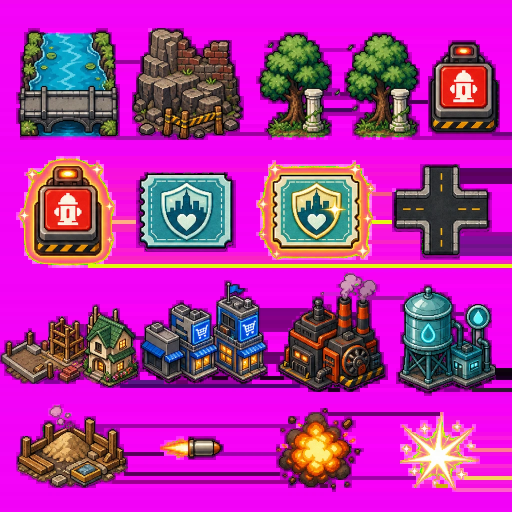
#> input picture qa/forensic-city/assets__sheet-2.webp, 1024 x 1024 px (shown at 1/2 size)
$ python -i sprite_pipeline.py   (imports and definitions only)
#> lines starting #> are read from the running program, lines starting #| are printed output that depends on the picture
"""Semantic sprite demand, batching, audit, and atlas helpers.

The image provider is deliberately kept at the *visual* part of the pipeline.
This module owns the contract around it:

``DesignContract -> runtime consumers -> SpriteDemandManifest -> BatchSpec``

Every generated cell has one semantic state.  The provider may still return a
2x2/2x4/4x4 image, but the returned image is treated as an intermediate batch
and is never the runtime contract.  Runtime code consumes the semantic
manifest, while the atlas coordinates remain an implementation detail.
"""
from __future__ import annotations

import hashlib
import io
import re
from collections import defaultdict, deque
from dataclasses import dataclass, field
from typing import Any, Iterable, Mapping, Sequence


SPRITE_DEMAND_SCHEMA_VERSION = "sprite-demand/v1"
FRAME_AUDIT_SCHEMA_VERSION = "frame-audit/v1"

# UI 覆盖物(血条/文字横幅/名牌/数值)是运行时 HUD 的职责。设计描述把它们写进
# 精灵格要求后,图像模型会往素材里烙字,随后又被评审的 no-text 规则判死——
# 第十二轮(2026-07-19,三线守望)boss.idle 先因"缺抗性横幅"被要求重画、加字后
# 又因 text_present 挂掉,修复循环因此永不收敛。生成提示词、修复提示词与评审
# 契约三侧共用这一份剥离规则,矛盾标准从源头消失。
_UI_OVERLAY_PATTERN = re.compile(
    r"(health\s*bar|hp\s*bar|mana\s*bar|stamina\s*bar|status\s*bar|progress\s*bar|"
    r"text\s*(banner|label|overlay)|resistance\s*(banner|text)|name\s*(tag|plate|label)|"
    r"floating\s*(text|number)|damage\s*number|caption|watermark|tooltip|hud\b|ui\s*overlay|"
    r"血条|体力条|文字|字样|标注|标签|横幅|名牌|数值|气泡)",
    re.IGNORECASE,
)


# [13 lines left out: function strip_ui_overlay_demands, not called in this run]


def _slug(value: Any, fallback: str = "sprite") -> str:
    text = re.sub(r"[^a-z0-9]+", "_", str(value or "").strip().lower()).strip("_")
    return (text or fallback)[:64]


def _semantic_id(object_name: Any, state: Any, fallback: str = "sprite") -> str:
    return f"{_slug(object_name, fallback)}.{_slug(state, 'default')}"


# [8 lines left out: function _jsonable, not called in this run]


@dataclass(frozen=True)
class SpriteDemand:
    """One requested semantic frame.

    ``frame_id`` is the stable local key used inside a sheet.  It is not used
    by gameplay code directly; ``semantic_id`` is the public identity.
    """

    semantic_id: str
    frame_id: str
    object_name: str
    state: str
    consumer_refs: tuple[str, ...] = ()
    required: bool = True
    animated: bool = False
    batch_group: str = ""
    expected_object_count: int = 1
    variant_strategy: str = "generated"
    anchor: tuple[float, float] = (0.5, 1.0)
    style_group: str = "default"
    metadata: Mapping[str, Any] = field(default_factory=dict)

    # [16 lines left out: function to_dict, not called in this run]


@dataclass(frozen=True)
class BatchSpec:
    """A homogeneous provider request and deterministic cell layout."""

    batch_id: str
    group: str
    semantic_ids: tuple[str, ...]
    rows: int
    columns: int
    cell_width: int = 256
    cell_height: int = 256
    padding: int = 0
    style_group: str = "default"

    @property
    def width(self) -> int:
        return self.columns * self.cell_width + max(0, self.columns - 1) * self.padding

    @property
    def height(self) -> int:
        return self.rows * self.cell_height + max(0, self.rows - 1) * self.padding

    # [18 lines left out: functions frame_index, to_dict, not called in this run]


@dataclass(frozen=True)
class CellRegenerationSpec:
    """A retry for exactly one failed semantic cell.

    The original batch is retained as immutable evidence; references are only
    successful peers from that same batch, so a repair cannot silently drift
    to another visual family or contract revision.
    """

    semantic_id: str
    source_batch: BatchSpec
    reference_semantic_ids: tuple[str, ...] = ()
    failed_checks: tuple[str, ...] = ()
    style_bible: Mapping[str, Any] = field(default_factory=dict)
    contract_hash: str | None = None

    # [17 lines left out: function to_dict, not called in this run]


@dataclass(frozen=True)
class SpriteDemandManifest:
    """Serializable demand contract consumed by generation and runtime QA."""

    demands: tuple[SpriteDemand, ...] = ()
    style_bible: Mapping[str, Any] = field(default_factory=dict)
    runtime_consumers: Mapping[str, tuple[str, ...]] = field(default_factory=dict)
    schema_version: str = SPRITE_DEMAND_SCHEMA_VERSION

    @property
    def by_semantic_id(self) -> dict[str, SpriteDemand]:
        return {item.semantic_id: item for item in self.demands}

    @property
    def required(self) -> tuple[SpriteDemand, ...]:
        return tuple(item for item in self.demands if item.required)

    # [476 lines left out: functions to_dict, from_dict, _consumer_map, _states, build_sprite_demand_manifest, build_batch_specs and 5 more, not called in this run]


def pack_atlas(
    frames: Mapping[str, Any] | Sequence[tuple[str, Any]],
    *,
    cell_width: int = 256,
    cell_height: int = 256,
    columns: int = 4,
    padding: int = 0,
) -> tuple[bytes, dict[str, dict[str, Any]]]:
    """Pack individually validated frames into a PNG atlas and map IDs."""

    from PIL import Image

    items = list(frames.items()) if isinstance(frames, Mapping) else list(frames)
    columns = max(1, int(columns))
    rows = (len(items) + columns - 1) // columns
    width = columns * cell_width + max(0, columns - 1) * padding
    height = max(1, rows * cell_height + max(0, rows - 1) * padding)
    atlas = Image.new("RGBA", (width, height), (0, 0, 0, 0))
    mapping: dict[str, dict[str, Any]] = {}
    for index, (semantic_id, value) in enumerate(items):
        cell = _rgba_image(value).resize((cell_width, cell_height))
        col, row = index % columns, index // columns
        x, y = col * (cell_width + padding), row * (cell_height + padding)
        atlas.alpha_composite(cell, (x, y))
        mapping[str(semantic_id)] = {
            "frame_id": f"f_{index:03d}",
            "frame_index": index,
            "x": x,
            "y": y,
            "width": cell_width,
            "height": cell_height,
            "anchor": [0.5, 1.0],
        }
    output = io.BytesIO()
    atlas.save(output, format="PNG")
    return output.getvalue(), mapping


# [56 lines left out: functions apply_programmatic_variant, semantic_manifest_for_sheet, not called in this run]


__all__ = [
    "SPRITE_DEMAND_SCHEMA_VERSION",
    "FRAME_AUDIT_SCHEMA_VERSION",
    "SpriteDemand",
    "SpriteDemandManifest",
    "BatchSpec",
    "CellRegenerationSpec",
    "build_sprite_demand_manifest",
    "build_batch_specs",
    "audit_frame",
    "audit_batch",
    "build_cell_regeneration_specs",
    "pack_atlas",
    "apply_programmatic_variant",
    "semantic_manifest_for_sheet",
]

>>> import cv2
>>> picture = cv2.imread('../../../qa/forensic-city/assets__sheet-2.webp', cv2.IMREAD_GRAYSCALE)
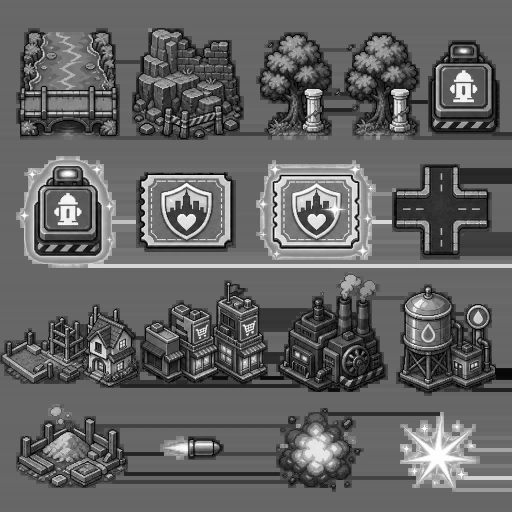
#> picture: shape (1024, 1024) (shown at 1/2 size); min 0, max 255, mean 99.3
>>> result = pack_atlas(picture)
#> in pack_atlas, `items = list(frames.items()) if isinstance(frames, Mapping) else list(..`: items = 1024 items
#> in pack_atlas, `rows = (len(items) + columns - 1) // columns`: rows = 256
#> in pack_atlas, `height = max(1, rows * cell_height + max(0, rows - 1) * padding)`: height = 65536
#> in pack_atlas, `atlas = Image.new("RGBA", (width, height), (0, 0, 0, 0))`: atlas: PIL image 1024x65536 RGBA; every value is 0
#> (the run stopped early here; a loop or call above may not have finished)

$ run again, on qa/forensic-city/assets__sheet-3.webp
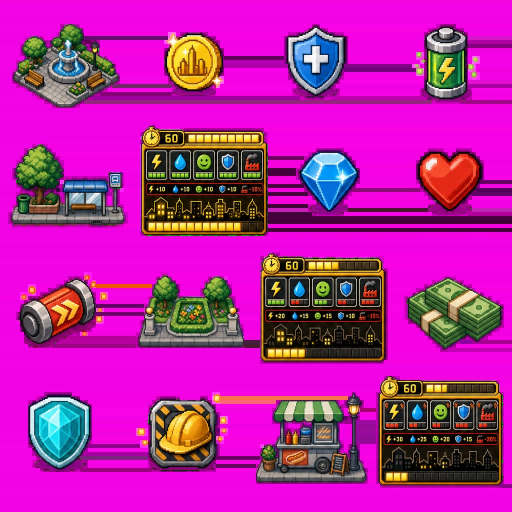
#> input picture qa/forensic-city/assets__sheet-3.webp, 1024 x 1024 px (shown at 1/2 size)
#> `picture = cv2.imread('../../../qa/forensic-city/assets__sheet-2.webp',..`:
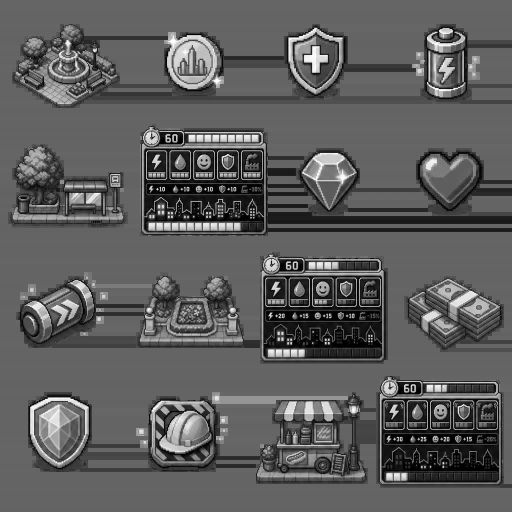
#> picture: shape (1024, 1024) (shown at 1/2 size); min 0, max 255, mean 92.9
#> items = 1024 items
#> rows = 256
#> height = 65536
#> atlas: PIL image 1024x65536 RGBA; every value is 0

$ run again, on qa/forensic-city/assets__sheet.webp
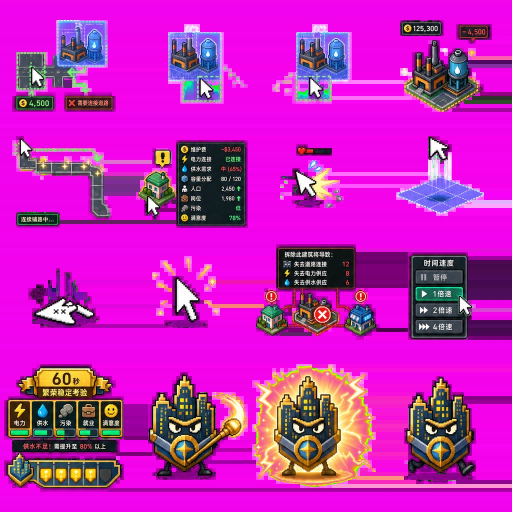
#> input picture qa/forensic-city/assets__sheet.webp, 1024 x 1024 px (shown at 1/2 size)
#> `picture = cv2.imread('../../../qa/forensic-city/assets__sheet-2.webp',..`:
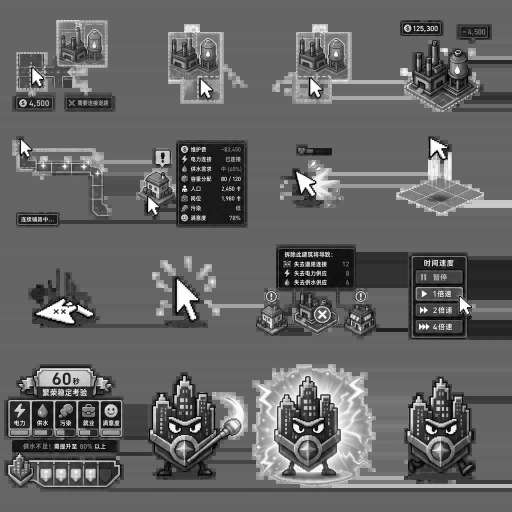
#> picture: shape (1024, 1024) (shown at 1/2 size); min 0, max 255, mean 100.7
#> items = 1024 items
#> rows = 256
#> height = 65536
#> atlas: PIL image 1024x65536 RGBA; every value is 0
